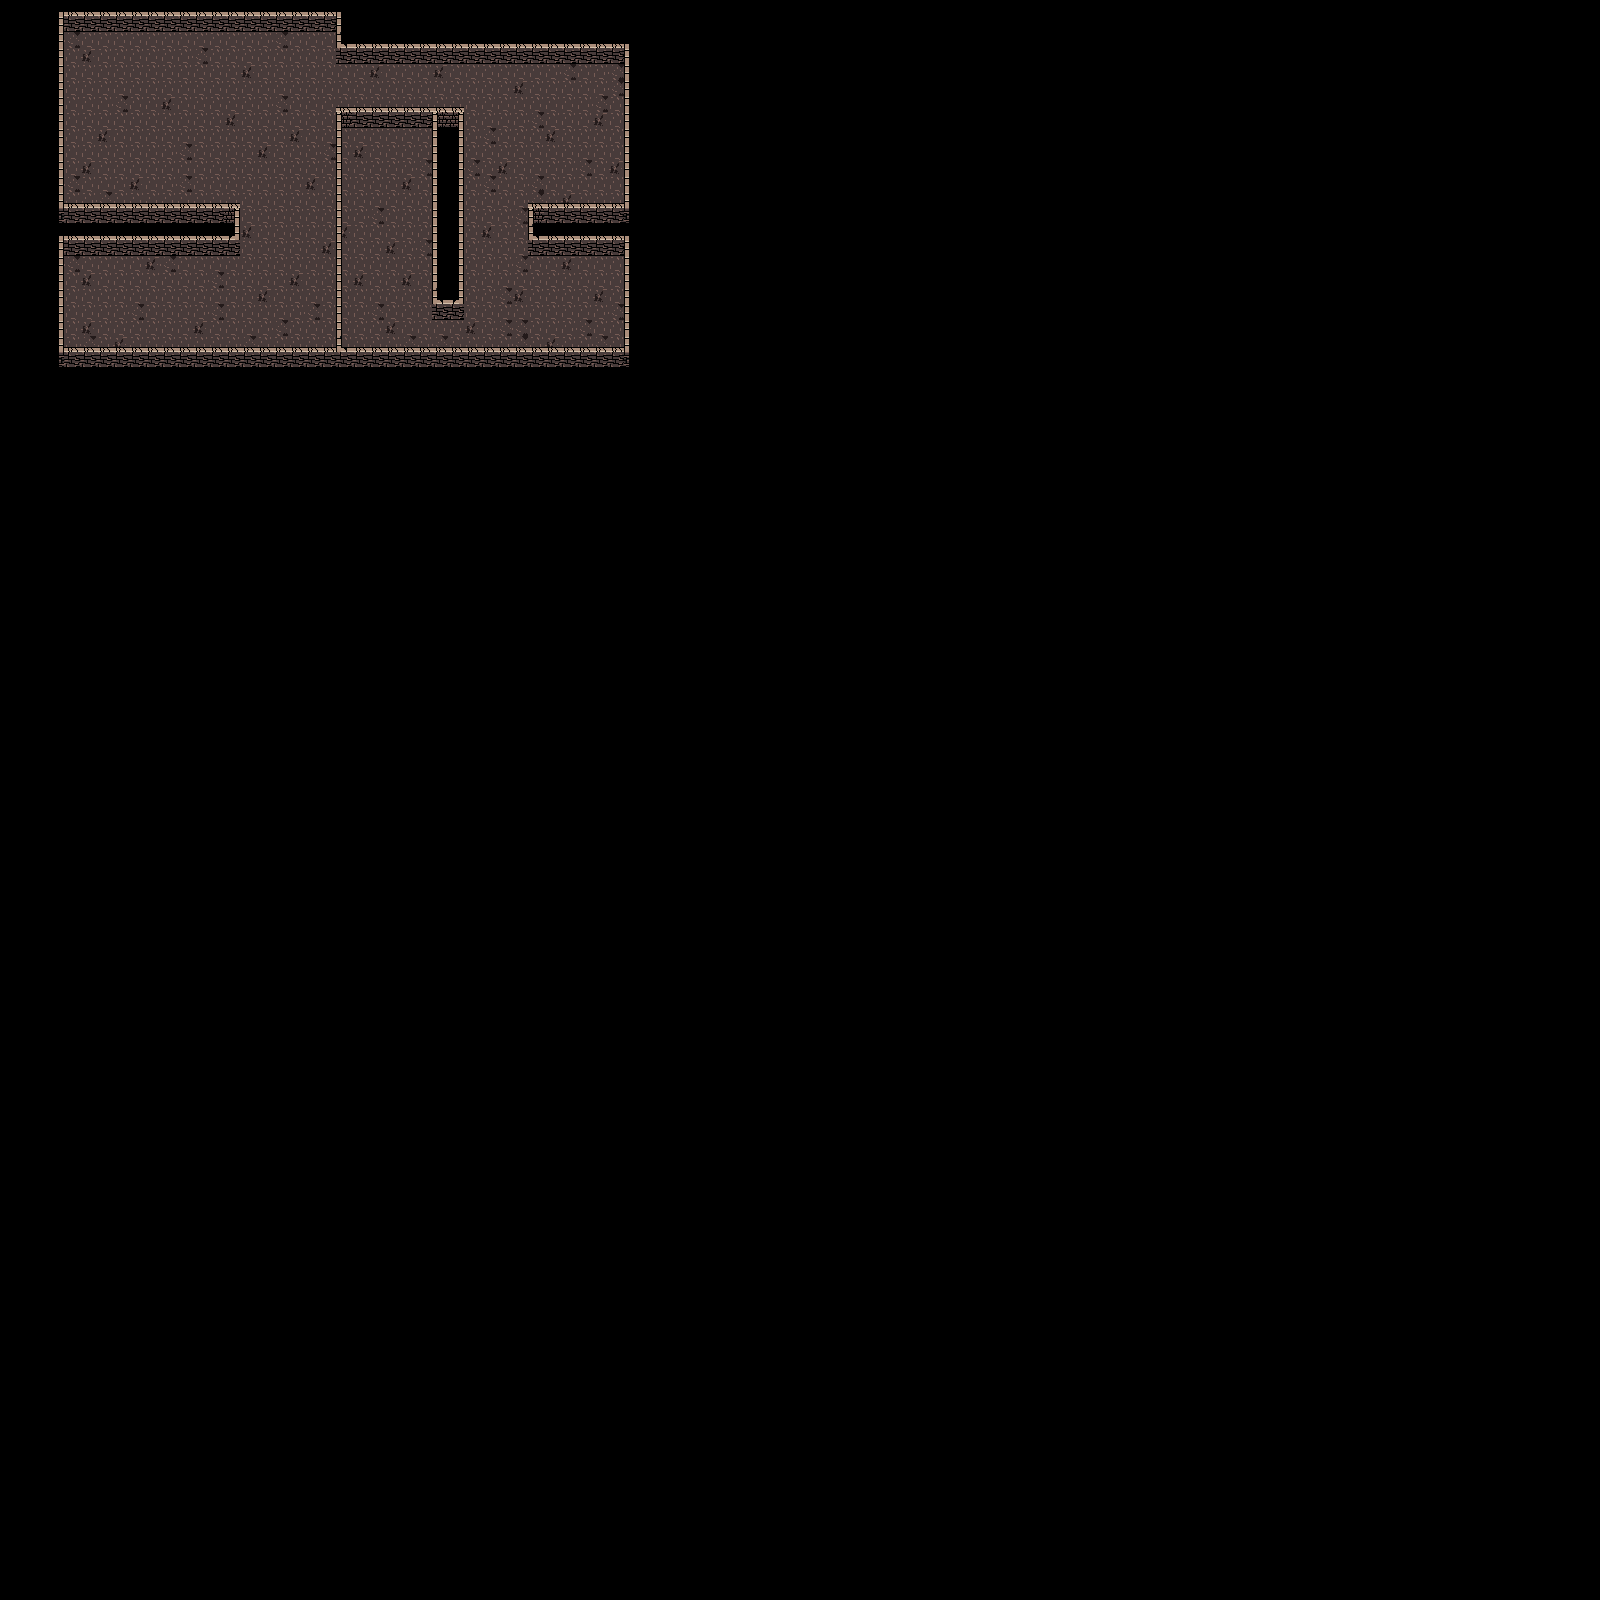

Rendered tile map (Tiled .tmx) drawn with the repository's tilesets; below, a short description and the map source with its tile grids summarised:
An orthogonal 100x100 tile map with 16x16 px tiles, 5 tile layers (Ground, Walls, wallsNoCollideTop, wallsNoCollideDown, ...) and 28 objects.

<map version="1.4" tiledversion="1.4.2" orientation="orthogonal" renderorder="right-down" width="100" height="100" tilewidth="16" tileheight="16" infinite="0" nextlayerid="18" nextobjectid="79">
 <editorsettings>
  <export target="dungeon1.json" format="json" />
 </editorsettings>
 <tileset firstgid="1" name="tileset" tilewidth="16" tileheight="16" tilecount="1024" columns="32">
  <image source="tileset.png" width="512" height="512" />
 </tileset>
 <layer id="2" name="Ground" width="100" height="100">
  <data>[10000 cells, 581 non-empty, 3 distinct tile ids]</data>
 </layer>
 <layer id="1" name="Walls" width="100" height="100">
  <data>[10000 cells, 194 non-empty, 12 distinct tile ids]</data>
 </layer>
 <layer id="5" name="wallsNoCollideTop" width="100" height="100">
  <data>[10000 cells, 59 non-empty, 1 distinct tile ids]</data>
 </layer>
 <layer id="4" name="wallsNoCollideDown" width="100" height="100">
  <data>[10000 cells, 59 non-empty, 1 distinct tile ids]</data>
 </layer>
 <layer id="10" name="destroyWalls" width="100" height="100">
  <data>[10000 cells, 0 non-empty, 0 distinct tile ids]</data>
 </layer>
 <objectgroup id="17" name="itemDagger" />
 <objectgroup id="13" name="coin">
  <object id="66" gid="137" x="208" y="176" width="16" height="16" />
  <object id="67" gid="137" x="592" y="320" width="16" height="16" />
  <object id="68" gid="137" x="592" y="176" width="16" height="16" />
  <object id="69" gid="137" x="592" y="96" width="16" height="16" />
 </objectgroup>
 <objectgroup id="12" name="itemBomb">
  <object id="46" gid="135" x="480" y="96" width="16" height="16" />
  <object id="47" gid="135" x="304" y="288" width="16" height="16" />
  <object id="48" gid="135" x="144" y="192" width="16" height="16" />
  <object id="49" gid="135" x="112" y="64" width="16" height="16" />
 </objectgroup>
 <objectgroup id="11" name="itemSpeed">
  <object id="51" gid="136" x="304" y="96" width="16" height="16" />
 </objectgroup>
 <objectgroup id="9" name="destroyableWalls">
  <object id="73" gid="40" x="336" y="80" width="16" height="16" />
  <object id="74" gid="40" x="336" y="96" width="16" height="16" />
  <object id="75" gid="40" x="336" y="112" width="16" height="16" />
  <object id="76" gid="40" x="336" y="64" width="16" height="16" />
 </objectgroup>
 <objectgroup id="8" name="itemInvisibility">
  <object id="77" gid="136" x="112" y="160" width="16" height="16" />
 </objectgroup>
 <objectgroup id="6" name="enemyFollower">
  <object id="70" gid="134" x="240" y="320" width="16" height="16" />
  <object id="71" gid="134" x="384" y="224" width="16" height="16" />
  <object id="72" gid="134" x="544" y="160" width="16" height="16" />
 </objectgroup>
 <objectgroup id="7" name="itemHeart">
  <object id="55" gid="134" x="368" y="160" width="16" height="16" />
  <object id="56" gid="134" x="80" y="336" width="16" height="16" />
 </objectgroup>
 <objectgroup id="3" name="enemyBomb">
  <object id="57" gid="135" x="416" y="96" width="16" height="16" />
  <object id="58" gid="135" x="560" y="96" width="16" height="16" />
  <object id="59" gid="135" x="560" y="304" width="16" height="16" />
  <object id="60" gid="135" x="400" y="320" width="16" height="16" />
  <object id="61" gid="135" x="128" y="304" width="16" height="16" />
 </objectgroup>
 <objectgroup id="15" name="escaliersGoUp">
  <object id="62" gid="137" x="320" y="320" width="16" height="16" />
 </objectgroup>
 <objectgroup id="16" name="escaliersGoDown" />
 <objectgroup id="14" name="chest">
  <object id="63" gid="137" x="400" y="144" width="16" height="16" />
  <object id="64" gid="137" x="176" y="48" width="16" height="16" />
  <object id="65" gid="137" x="96" y="272" width="16" height="16" />
 </objectgroup>
</map>
